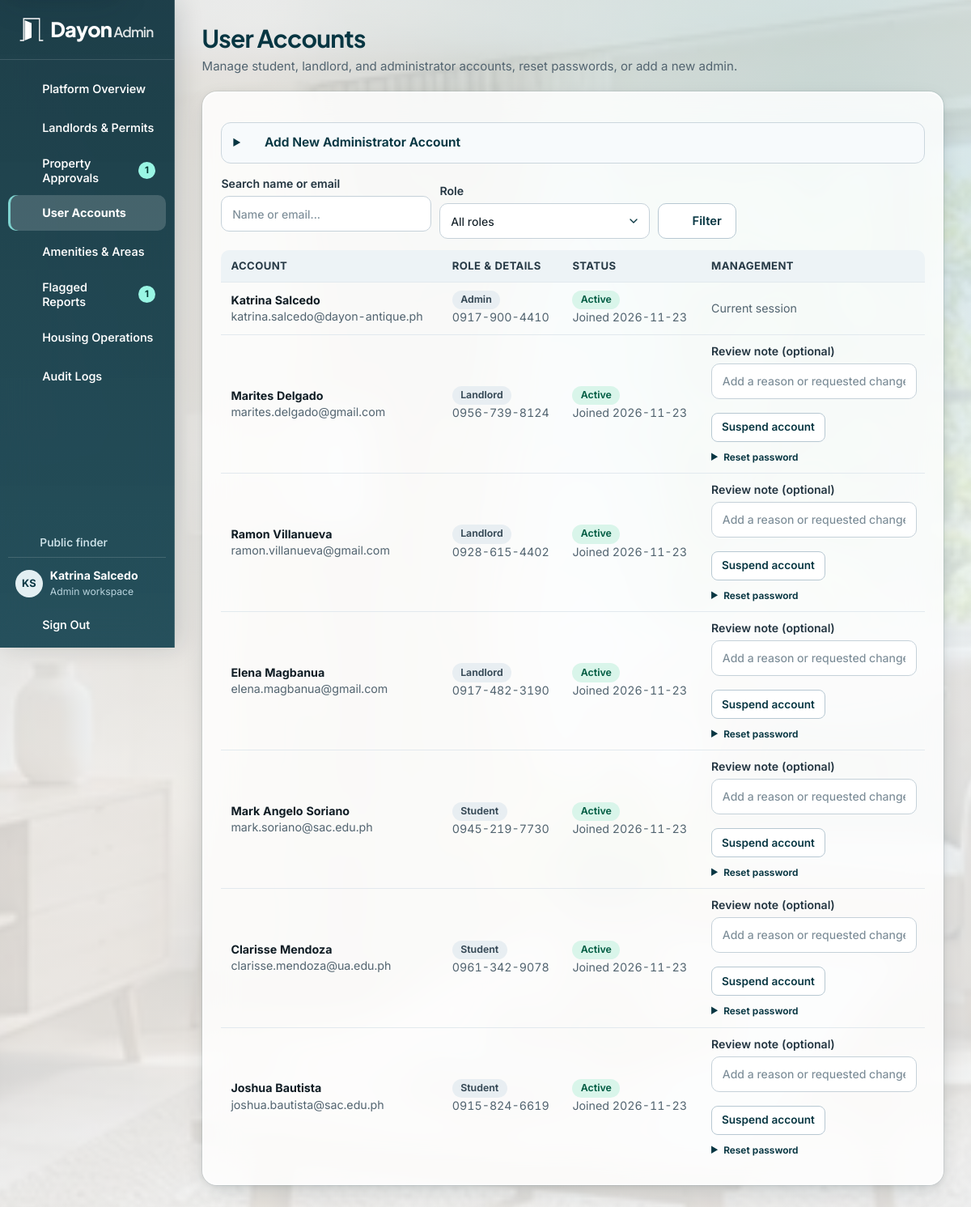
The page /admin/users.php (signed in) on the database its author committed.
### tables this page shows
CREATE TABLE users (
    user_id BIGINT UNSIGNED AUTO_INCREMENT PRIMARY KEY,
    role_id TINYINT UNSIGNED NOT NULL,
    email VARCHAR(150) NOT NULL UNIQUE,
    password_hash VARCHAR(255) NOT NULL,
    first_name VARCHAR(80) NOT NULL,
    last_name VARCHAR(80) NOT NULL,
    phone_number VARCHAR(20) NOT NULL,
    account_status ENUM('active', 'suspended', 'pending') NOT NULL DEFAULT 'active',
    created_at TIMESTAMP NOT NULL DEFAULT CURRENT_TIMESTAMP,
    updated_at TIMESTAMP NOT NULL DEFAULT CURRENT_TIMESTAMP ON UPDATE CURRENT_TIMESTAMP,
    CONSTRAINT fk_users_role FOREIGN KEY (role_id) REFERENCES roles(role_id)
);

CREATE TABLE roles (
    role_id TINYINT UNSIGNED AUTO_INCREMENT PRIMARY KEY,
    role_name VARCHAR(30) NOT NULL UNIQUE
);

### includes/bootstrap.php (called while the page is built, shortened)
<?php
require_once __DIR__ . '/../config/constants.php';
require_once __DIR__ . '/../config/db.php';
require_once __DIR__ . '/helpers.php';
require_once __DIR__ . '/auth_guard.php';
try {
    if (!empty($_SESSION['user_id'])) {
        $user = row(
            "SELECT u.user_id, u.email, u.first_name, u.last_name, u.phone_number, u.account_status,
                    r.role_name, CONCAT(u.first_name, ' ', u.last_name) AS full_name
             FROM users u JOIN roles r USING (role_id)
             WHERE u.user_id = ? AND u.account_status = 'active'",
            [$_SESSION['user_id']]
        );
    }
} catch (PDOException $exception) {
    error_log($exception->getMessage());
    abort_request(503, 'Dayon could not connect to the database. Check that MySQL is running and import database/dayon_db.sql.');
}

### includes/auth_guard.php (called while the page is built, shortened)
<?php
function require_role(string|array $roles): array
{
    global $user;
    return $user;
}

### admin/users.php (the view, shortened to what this page needs)
<?php
require __DIR__ . '/../includes/bootstrap.php';
require __DIR__ . '/_forms.php';
$admin = require_role('admin');
$search = is_string($_GET['q'] ?? null) ? substr(trim($_GET['q']), 0, 150) : '';
$roleFilter = is_string($_GET['role'] ?? null) && in_array($_GET['role'], ['student', 'landlord', 'admin'], true) ? $_GET['role'] : '';
$searchPattern = '%' . $search . '%';
$params = [$searchPattern, $searchPattern];
$roleClause = $roleFilter ? 'AND r.role_name = ?' : '';
$accounts = rows("SELECT u.*, r.role_name, s.school_id_number, s.course_program, lp.verification_status
    FROM users u JOIN roles r ON r.role_id = u.role_id
    LEFT JOIN student_profiles s ON s.student_id = u.user_id
    LEFT JOIN landlord_profiles lp ON lp.landlord_id = u.user_id
    WHERE (u.email LIKE ? OR CONCAT(u.first_name, ' ', u.last_name) LIKE ?) {$roleClause}
    ORDER BY FIELD(r.role_name, 'admin', 'landlord', 'student'), u.created_at DESC, u.user_id DESC", $params);
$pageTitle = 'User Accounts';
$pageDescription = 'Manage student, landlord, and administrator accounts, reset passwords, or add a new admin.';
require __DIR__ . '/../includes/portal_header.php';
?>
<section class="panel">
    <details class="form-disclosure">
        <summary><?= icon('plus') ?> Add New Administrator Account</summary>
    </details>
    <form method="get" class="form-toolbar" action="<?= e(url('admin/users.php')) ?>" style="margin-top:14px;">
        <label class="form-field">Search name or email <input type="search" name="q" value="<?= e($search) ?>" maxlength="150" placeholder="Name or email..."></label>
        <label class="form-field">Role
            <select name="role">
                <option value="">All roles</option>
            </select>
        </label>
        <button type="submit" class="button secondary"><?= icon('search') ?> Filter</button>
    </form>
    <?php if ($accounts === []): ?>
        <p class="empty-state">No accounts match your search.</p>
    <?php else: ?>
        <div class="table-wrap"><table>
            <thead><tr><th scope="col">Account</th><th scope="col">Role &amp; Details</th><th scope="col">Status</th><th scope="col">Management</th></tr></thead>
            <tbody>
                <?php foreach ($accounts as $account): ?>
                    <tr>
                        <td><strong><?= e($account['first_name'] . ' ' . $account['last_name']) ?></strong><br><span class="muted"><?= e($account['email']) ?></span></td>
                        <td>
                            <span class="badge"><?= e(admin_status_label($account['role_name'])) ?></span>
                            <br><span class="muted"><?= e($account['phone_number']) ?></span>
                        </td>
                        <td><span class="badge <?= e($account['account_status']) ?>"><?= e(admin_status_label($account['account_status'])) ?></span><br><span class="muted">Joined <?= e(substr($account['created_at'], 0, 10)) ?></span></td>
                        <td>
                            <?php if ($account['role_name'] === 'admin'): ?>
                                <span class="muted"><?= (int) $account['user_id'] === (int) $admin['user_id'] ? 'Current session' : 'Administrator' ?></span>
                            <?php else: ?>
                                <?php admin_status_form('user', (int) $account['user_id'], [
                                    $account['account_status'] === 'active' ? 'suspended' : 'active' => $account['account_status'] === 'active' ? 'Suspend account' : 'Activate account',
                                ], true, $search); ?>
                                <details style="margin-top:8px;">
                                    <summary><small>Reset password</small></summary>
                                </details>
                            <?php endif; ?>
                        </td>
                    </tr>
                <?php endforeach; ?>
            </tbody>
        </table></div>
    <?php endif; ?>
</section>
<?php require __DIR__ . '/../includes/portal_footer.php'; ?>

### includes/portal_header.php (shortened to what this page needs)
<?php
$portalRole = $user['role_name'];
$navBadges = [];
if ($portalRole === 'admin') {
    $navBadges['admin/verifications.php'] = (int) scalar("SELECT (SELECT COUNT(*) FROM landlord_profiles WHERE verification_status = 'pending') + (SELECT COUNT(*) FROM landlord_permits WHERE verification_status = 'submitted')");
    $navBadges['admin/properties.php'] = (int) scalar("SELECT COUNT(*) FROM properties WHERE approval_status = 'pending'");
    $navBadges['admin/reports.php'] = (int) scalar("SELECT COUNT(*) FROM reports WHERE status IN ('open', 'reviewed')");
} elseif ($portalRole === 'landlord') {
    $navBadges['landlord/reservations.php'] = (int) scalar("SELECT COUNT(*) FROM reservations q JOIN rooms r ON r.room_id = q.room_id JOIN properties p ON p.property_id = r.property_id WHERE p.landlord_id = ? AND q.status = 'pending'", [$user['user_id']]);
} elseif ($portalRole === 'student') {
    $navBadges['student/bookmarks.php'] = student_bookmark_count($user);
}
$menus = [
    'student' => [
        ['student/dashboard.php', 'Overview', 'home'],
        ['index.php#listings', 'Find Housing', 'search'],
        ['student/bookmarks.php', 'Bookmarked Houses', 'bookmark'],
        ['student/reservations.php', 'My Requests', 'calendar'],
        ['student/dashboard.php#active-lease', 'Active Lease', 'file'],
        ['student/billing.php', 'Rent & Receipts', 'wallet'],
        ['student/maintenance.php', 'Maintenance', 'tool'],
        ['student/profile.php', 'My Profile', 'user'],
    ],
    'landlord' => [
        ['landlord/dashboard.php', 'Dashboard', 'grid'],
        ['landlord/properties.php', 'Properties & Photos', 'building'],
        ['landlord/rooms.php', 'Rooms & Occupancy', 'bed'],
        ['landlord/reservations.php', 'Visit & Bed Requests', 'calendar'],
        ['landlord/leases.php', 'Tenant Leases', 'users'],
        ['landlord/billing.php', 'Billing & Utilities', 'wallet'],
        ['landlord/maintenance.php', 'Maintenance & Notices', 'tool'],
        ['landlord/verification.php', 'Permits & Trust', 'shield'],
    ],
    'admin' => [
        ['admin/dashboard.php', 'Platform Overview', 'grid'],
        ['admin/verifications.php', 'Landlords & Permits', 'shield'],
        ['admin/properties.php', 'Property Approvals', 'building'],
        ['admin/users.php', 'User Accounts', 'users'],
        ['admin/catalogs.php', 'Amenities & Areas', 'layers'],
        ['admin/reports.php', 'Flagged Reports', 'report'],
        ['admin/operations.php', 'Housing Operations', 'bed'],
        ['admin/audit_logs.php', 'Audit Logs', 'file'],
    ],
];
$portalRoute = $portalRole . '/' . basename($_SERVER['SCRIPT_NAME']);
$portalLease = $portalRole === 'student' ? ($lease ?? active_lease((int) $user['user_id'])) : null;
$studentLeaseRoutes = ['student/dashboard.php#active-lease', 'student/billing.php', 'student/maintenance.php'];
$portalLinks = $portalRole === 'student' && !$portalLease
    ? array_filter($menus[$portalRole], static fn (array $link): bool => !in_array($link[0], $studentLeaseRoutes, true))
    : $menus[$portalRole];
require __DIR__ . '/document_head.php';
?>
<body class="portal-body portal-<?= e($portalRole) ?>">
<div class="portal-layout">
    <aside class="portal-sidebar" aria-label="<?= e(ucfirst($portalRole)) ?> workspace">
        <div class="portal-brand"><?php require __DIR__ . '/brand.php'; ?></div>
        <details class="portal-navigation navigation-disclosure" data-navigation="860" open>
            <div class="portal-navigation-content">
                <nav class="portal-menu" aria-label="Workspace pages">
                    <?php foreach ($portalLinks as [$route, $label, $glyph]):
                        $count = $navBadges[$route] ?? 0;
                    ?>
                        <a href="<?= e(url($route)) ?>"<?= $portalRoute === $route ? ' aria-current="page"' : '' ?>><?= icon($glyph) ?><span><?= e($label) ?></span>
                            <?php if ($count > 0): ?><span class="menu-count"><?= $count ?></span><?php endif; ?>
                        </a>
                    <?php endforeach; ?>
                </nav>
                <div class="portal-sidebar-bottom">
                    <?php if ($portalRole !== 'student'): ?>
                        <a class="portal-public-link" href="<?= e(url()) ?>"><?= icon('arrow-left') ?> Public finder</a>
                    <?php endif; ?>
                    <div class="portal-identity">
                        <span class="avatar" aria-hidden="true"><?= e(user_initials($user)) ?></span>
                        <div><strong><?= e($user['full_name']) ?></strong><span><?= e(ucfirst($portalRole)) ?> workspace</span></div>
                    </div>
                    <form method="post" action="<?= e(url('actions/auth_logout.php')) ?>" class="portal-logout">
                        <button type="submit"><?= icon('logout') ?> Sign Out</button>
                    </form>
                </div>
            </div>
        </details>
    </aside>
    <main id="main" class="portal-main">
        <header class="portal-page-heading<?= !empty($pageHeaderClass) ? ' ' . e($pageHeaderClass) : '' ?>">
            <div>
                <h1><?= e($pageTitle) ?></h1>
                <?php if (!empty($pageDescription)): ?><p><?= e($pageDescription) ?></p><?php endif; ?>
            </div>
        </header>

### admin/_forms.php (shortened to what this page needs)
<?php
function admin_status_form(string $operation, int $id, array $choices, bool $withNote = false, string $search = ''): void
{
    ?>
    <form method="post" action="<?= e(url('actions/admin_action.php')) ?>" class="decision-form">
        <?php if ($withNote): ?>
            <label class="form-field">Review note (optional)
                <input type="text" name="note" maxlength="500" placeholder="Add a reason or requested change">
            </label>
        <?php endif; ?>
        <button class="button secondary small" type="submit"<?= $operation === 'user' && isset($choices['suspended']) ? ' data-confirm="Suspend this account? The user will lose access until you reactivate it."' : '' ?>><?= e(count($choices) === 1 ? reset($choices) : 'Save decision') ?></button>
    </form>
    <?php
}
function admin_status_label(string $status): string
{
    return ucfirst(str_replace('_', ' ', $status));
}

### rows shown on the page
users: user_initials($user) "KS", role.role_name "Admin", first_name+last_name "Katrina Salcedo", email "katrina.salcedo@dayon-antique.ph", phone_number "0917-900-4410", account_status "Active", created_at "2026-11-23", shows "Current session"
users: first_name+last_name "Marites Delgado", email "marites.delgado@gmail.com", role.role_name "Landlord", phone_number "0956-739-8124", account_status "Active", created_at "2026-11-23"
users: first_name+last_name "Ramon Villanueva", email "ramon.villanueva@gmail.com", role.role_name "Landlord", phone_number "0928-615-4402", account_status "Active", created_at "2026-11-23"
users: first_name+last_name "Elena Magbanua", email "elena.magbanua@gmail.com", role.role_name "Landlord", phone_number "0917-482-3190", account_status "Active", created_at "2026-11-23"
users: first_name+last_name "Mark Angelo Soriano", email "mark.soriano@sac.edu.ph", role.role_name "Student", phone_number "0945-219-7730", account_status "Active", created_at "2026-11-23"
users: first_name+last_name "Clarisse Mendoza", email "clarisse.mendoza@ua.edu.ph", role.role_name "Student", phone_number "0961-342-9078", account_status "Active", created_at "2026-11-23"
users: first_name+last_name "Joshua Bautista", email "joshua.bautista@sac.edu.ph", role.role_name "Student", phone_number "0915-824-6619", account_status "Active", created_at "2026-11-23"

### other values the page prints
$label "Platform Overview"
$label "Landlords & Permits"
$label "Property Approvals"
$count "1"
$label "User Accounts"
$label "Amenities & Areas"
$label "Flagged Reports"
$label "Housing Operations"
$label "Audit Logs"
$user['full_name'] "Katrina Salcedo"
$pageTitle "User Accounts"
$pageDescription "Manage student, landlord, and administrator accounts, reset passwords, or add a new admin."
